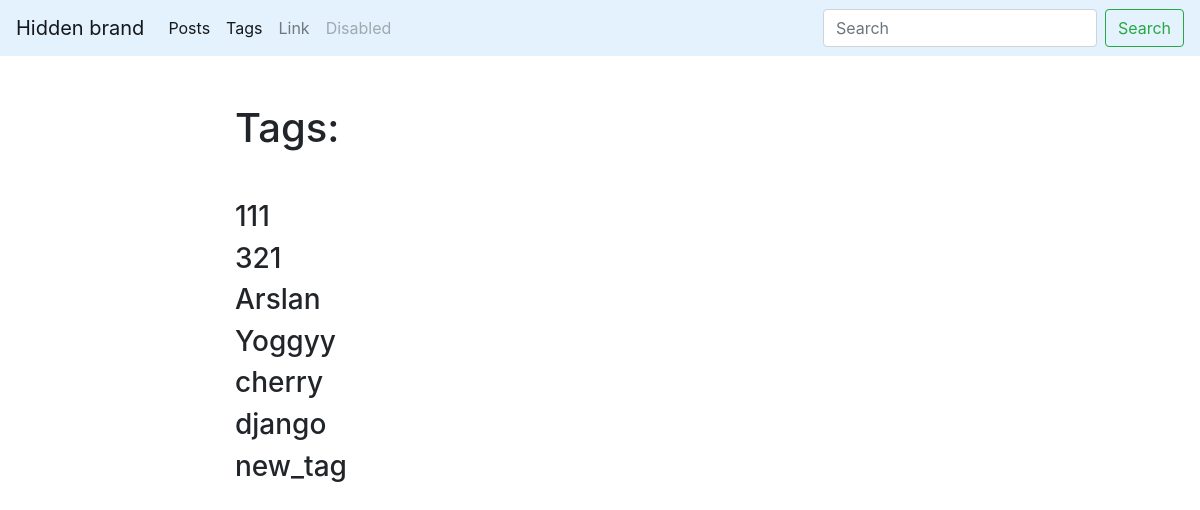
/blog/tags/, run on an earlier commit of the app's database.
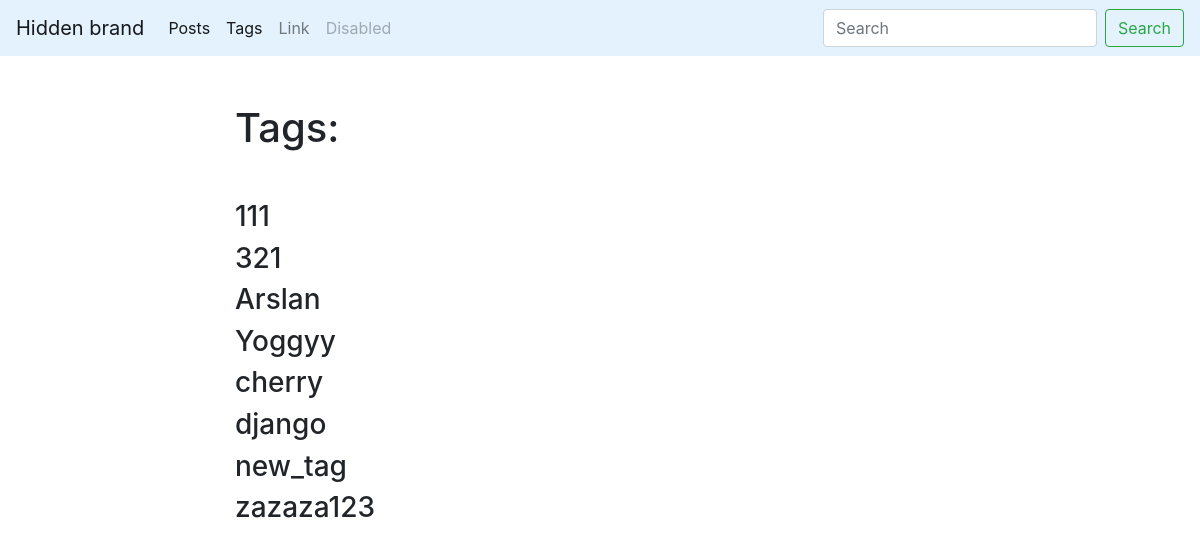
And on a later commit of the database.
### blog/models.py (models this page shows, shortened)
class Tag(models.Model):
    title = models.CharField(max_length=50)
    slug = models.SlugField(max_length=50, unique=True)
    class Meta:
        ordering = ['title']

### blog/views.py (the view)
# urls.py: path('tags/', tags_list, name='tags_list_url'),
def tags_list(request):
    tags = Tag.objects.all()
    return render(request, 'blog/tags_list.html', context={'tags':tags})

### blog/templates/blog/tags_list.html (shortened to what this page needs)
{% extends 'blog/base_blog.html' %}
{% block content %}
    <h1 class='mb-5'>Tags:</h1>
    {% for tag in tags %}
        <h3> {{ tag.title }} </h3>
    {% endfor %}
{% endblock content %}

What changed in the data, as far as the page shows it:
added Tag: title "zazaza123"
